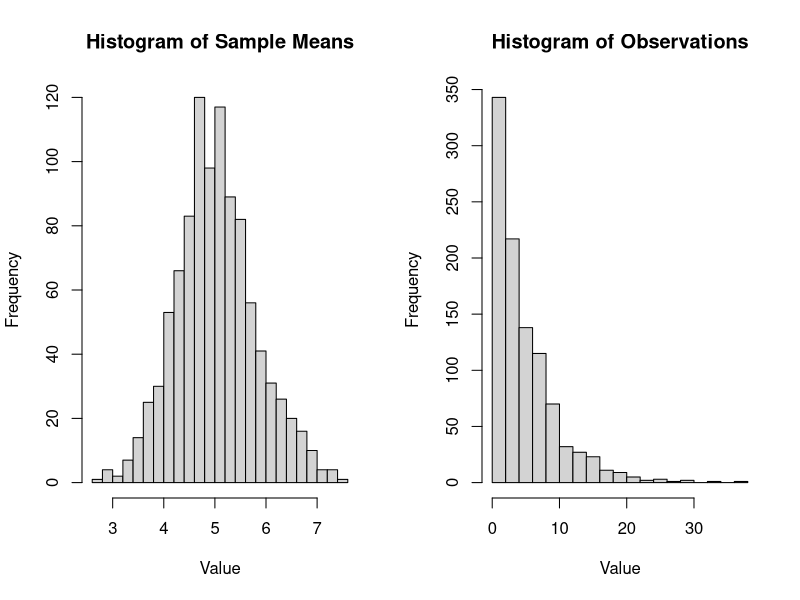

This chart was generated by the following R code:
## ---- chunk 1
data <- apply(matrix(1:1000), 1, function(x) rexp(40, 0.2))
## ---- chunk 2
meansDist <- apply(data, 2, mean)
## ---- chunk 3
mean(meansDist)
## ---- chunk 4
var(meansDist)
## ---- chunk 5
par(mfrow=c(1,2))
hist(apply(data, 2, mean), breaks=20, xlab="Value", ylab="Frequency", main="Histogram of Sample Means")
hist(data[1,], breaks=20, xlab="Value", ylab="Frequency", main="Histogram of Observations")
## ---- chunk 6
shapiro.test(data[1,])
